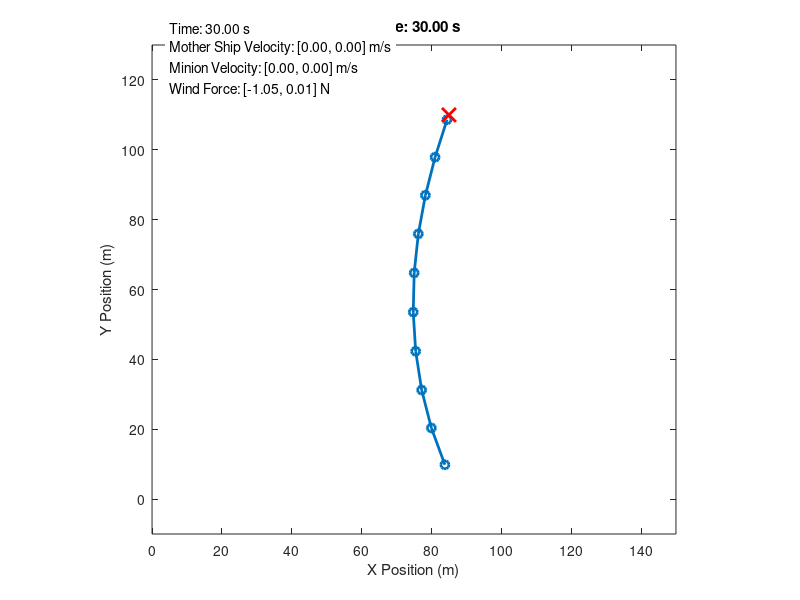
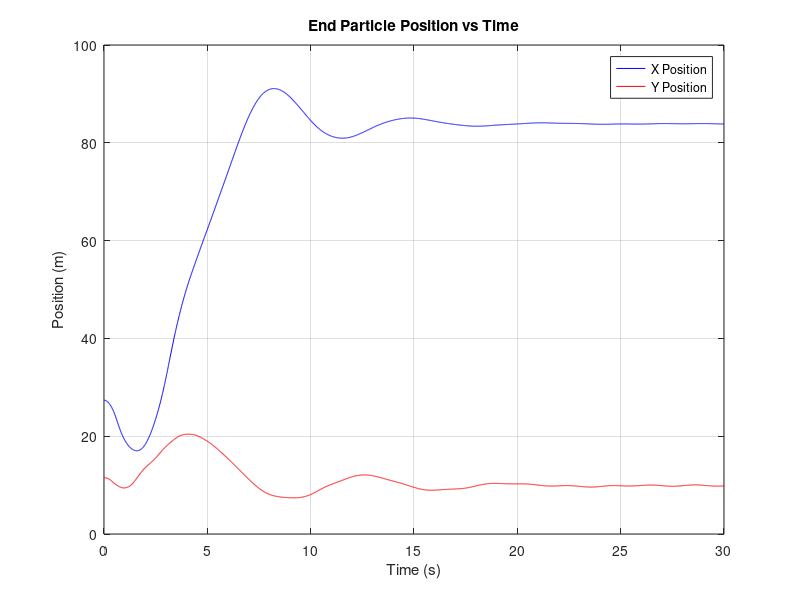

The MATLAB script that drew these images, in order:
clear;
clc;
close all;

% Parameters
N = 10;               % Number of masses
total_length = 100;   % Total length of the rope
default_mass = 0.05;  % Default mass of each segment
masses = [10, repmat(default_mass, 1, N-2), 1]; % Masses: Mothership (10kg), Minion (1kg), Others (0.05kg)
k = 100;              % Spring stiffness
damping = 0.05;       % Damping coefficient
g = 9.81;             % Gravity (m/s^2)
dt = 0.01;            % Time step (s)
total_time = 30;      % Total simulation time (s)

% User-defined initial conditions
mother_ship_position = [10, 110]; % [x, y] position of the mother ship
rope_angle = deg2rad(80);         % Angle of the rope with respect to the horizontal (in radians)

% Derived parameters
rest_length = total_length / (N-1);  % Rest length of each spring

% Initial conditions
positions = zeros(N, 2);   % [x, y] positions of the masses
velocities = zeros(N, 2);  % [vx, vy] velocities of the masses
for i = 1:N
    positions(i, 1) = mother_ship_position(1) + (i-1) * rest_length * cos(rope_angle);
    positions(i, 2) = mother_ship_position(2) - (i-1) * rest_length * sin(rope_angle);
end

% Simulation loop
time = 0:dt:total_time;
trajectory = zeros(length(time), N, 2);

% PD controller parameters
target_position = [mother_ship_position(1) + 75, mother_ship_position(2)]; % Target position for particle 1
Kp = 10;                    % Proportional gain
Kd = 5;                    % Derivative gain

% Parameters for velocity limit
max_velocity_mothership = 12;         % Maximum allowable velocity for the mother ship (m/s)
max_force_minion = 20;  % Maximum horizontal thrust (N)

% Parameters for wind variation
wind_base = [-1, 0];              % Base wind force
wind_amplitude = [0.1, 0.05];       % Amplitude of sinusoidal variation
wind_frequency = [0.5, 0.3];        % Frequency of sinusoidal variation (Hz)
wind_noise_amplitude = [0.05, 0.02];% Amplitude of random noise
wind_record = zeros(length(time), 2);

% PD controller parameters for the minion
Kp_minion = 8;      % Proportional gain for minion
Kd_minion = 4;      % Derivative gain for minion

for t = 1:length(time)
    % Dynamic wind force (sinusoidal + random noise)
    wind_force(1) = wind_base(1) + wind_amplitude(1) * sin(2 * pi * wind_frequency(1) * time(t)) ...
                    + wind_noise_amplitude(1) * (2 * rand() - 1);
    wind_force(2) = wind_base(2) + wind_amplitude(2) * sin(2 * pi * wind_frequency(2) * time(t)) ...
                    + wind_noise_amplitude(2) * (2 * rand() - 1);
    wind_record(t, :) = wind_force;

    % Store current positions
    trajectory(t, :, :) = positions;
    
    % Compute forces on each mass
    forces = zeros(N, 2);
    
    for i = 1:N
        % Spring force from the left segment
        if i > 1
            vecLeft = positions(i, :) - positions(i-1, :);
            distLeft = norm(vecLeft);
            forceLeft = -k * (distLeft - rest_length) * (vecLeft / distLeft);
            forces(i, :) = forces(i, :) + forceLeft;
        end
        
        % Spring force from the right segment
        if i < N
            vecRight = positions(i+1, :) - positions(i, :);
            distRight = norm(vecRight);
            forceRight = k * (distRight - rest_length) * (vecRight / distRight);
            forces(i, :) = forces(i, :) + forceRight;
        end
        
        % Damping force
        forces(i, :) = forces(i, :) - damping * velocities(i, :);
        
        % Gravity force
        forces(i, 2) = forces(i, 2) - masses(i) * g;
        
        % Add wind force to all particles
        forces(i, :) = forces(i, :) + wind_force;
    end
    
    % Apply PD controller force to the mothership (particle 1)
    error = target_position - positions(1, :);            % Proportional term
    error_dot = -velocities(1, :);                        % Derivative term
    pd_force = Kp * error + Kd * error_dot + [0, masses(1) * g];
    forces(1, :) = forces(1, :) + pd_force;
    
    % Apply PD controller for the minion (last particle)
    target_position_minion = positions(1, 1);           % Target x is the mothership's current x
    error_minion_x = target_position_minion - positions(N, 1); % Proportional term
    error_dot_minion_x = -velocities(N, 1);               % Derivative term
    pd_force_minion_x = Kp_minion * error_minion_x + Kd_minion * error_dot_minion_x;
    % forces(N, 1) = forces(N, 1) + pd_force_minion_x;      % Apply horizontal thrust for the minion only

    % Apply the PD control force with the maximum force constraint
    pd_force_minion_x = min(max(pd_force_minion_x, -max_force_minion), max_force_minion);
    forces(N, 1) = forces(N, 1) + pd_force_minion_x;  % Apply the constrained horizontal thrust

    % Update positions and velocities using Euler integration
    for i = 1:N
        accelerations = forces(i, :) / masses(i);
        velocities(i, :) = velocities(i, :) + accelerations * dt;
        
        % Limit velocity of the mothership (particle 1)
        if i == 1
            velocity_magnitude = norm(velocities(1, :));
            if velocity_magnitude > max_velocity_mothership
                velocities(1, :) = velocities(1, :) * (max_velocity_mothership / velocity_magnitude);
            end
        end
        
        % Update positions
        positions(i, :) = positions(i, :) + velocities(i, :) * dt;
    end
end
%%
% Calculate velocities from trajectory
mother_ship_velocity_traj = diff(squeeze(trajectory(:, 1, :))) / dt; % Velocity of the mother ship
minion_velocity_traj = diff(squeeze(trajectory(:, end, :))) / dt;    % Velocity of the minion

% Pad the velocities to match the time vector length (since diff reduces the size by 1)
mother_ship_velocity_traj = [mother_ship_velocity_traj; [0, 0]];
minion_velocity_traj = [minion_velocity_traj; [0, 0]];

% Visualization
figure;
for t = 1:10:length(time)
    % Plot the rope
    plot(squeeze(trajectory(t, :, 1)), squeeze(trajectory(t, :, 2)), '-o', 'LineWidth', 2);
    hold on;

    % Plot the target point for the mothership
    plot(target_position(1), target_position(2), 'rx', 'MarkerSize', 10, 'LineWidth', 2, 'DisplayName', 'Target Position');
    
    % Extract velocities for current frame
    mother_ship_velocity = mother_ship_velocity_traj(t, :);
    minion_velocity = minion_velocity_traj(t, :);
    wind_force = wind_record(t, :);
    
    % Print velocity vectors and wind force on the screen
    annotation_str = sprintf(['Time: %.2f s\n' ...
                              'Mother Ship Velocity: [%.2f, %.2f] m/s\n' ...
                              'Minion Velocity: [%.2f, %.2f] m/s\n' ...
                              'Wind Force: [%.2f, %.2f] N\n'], ...
                              time(t), mother_ship_velocity(1), mother_ship_velocity(2), ...
                              minion_velocity(1), minion_velocity(2), ...
                              wind_force(1), wind_force(2));
    text(5, mother_ship_position(2)+15, annotation_str, 'FontSize', 10, 'BackgroundColor', 'w');
    
    % Plot formatting
    axis equal;
    xlim([0, 150]);
    ylim([-10, mother_ship_position(2)+20]);
    title(sprintf('Time: %.2f s', time(t)));
    xlabel('X Position (m)');
    ylabel('Y Position (m)');
    drawnow;
    pause(dt);
    hold off;
end


% End particle position plot
end_particle_positions = squeeze(trajectory(:, end, :));
time = 0:dt:total_time;
figure;
plot(time, end_particle_positions(:, 1), 'b', 'DisplayName', 'X Position');
hold on;
plot(time, end_particle_positions(:, 2), 'r', 'DisplayName', 'Y Position');
title('End Particle Position vs Time');
xlabel('Time (s)');
ylabel('Position (m)');
legend;
grid on;
hold off;
